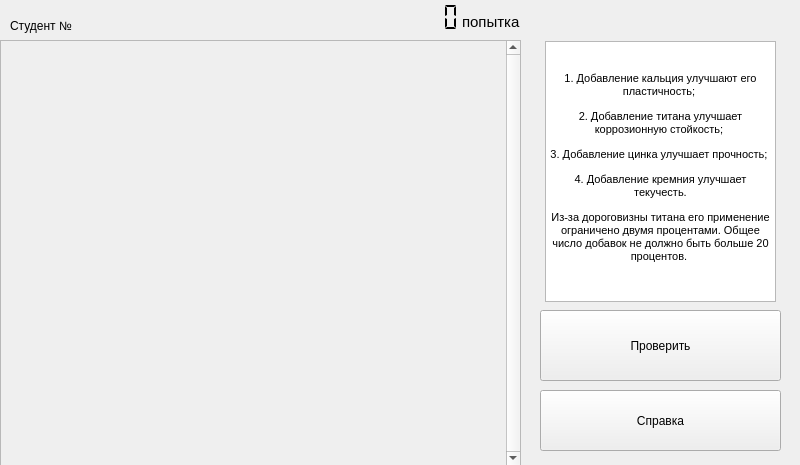
<?xml version="1.0" encoding="UTF-8"?>
<ui version="4.0">
 <class>MainWindow</class>
 <widget class="QMainWindow" name="MainWindow">
  <property name="geometry">
   <rect>
    <x>0</x>
    <y>0</y>
    <width>800</width>
    <height>465</height>
   </rect>
  </property>
  <property name="minimumSize">
   <size>
    <width>800</width>
    <height>465</height>
   </size>
  </property>
  <property name="maximumSize">
   <size>
    <width>800</width>
    <height>465</height>
   </size>
  </property>
  <property name="baseSize">
   <size>
    <width>800</width>
    <height>600</height>
   </size>
  </property>
  <property name="windowTitle">
   <string>MainWindow</string>
  </property>
  <widget class="QWidget" name="centralWidget">
   <widget class="QPushButton" name="checkButton">
    <property name="geometry">
     <rect>
      <x>540</x>
      <y>310</y>
      <width>241</width>
      <height>71</height>
     </rect>
    </property>
    <property name="text">
     <string>Проверить</string>
    </property>
   </widget>
   <widget class="QScrollArea" name="attemptsScrollArea">
    <property name="geometry">
     <rect>
      <x>0</x>
      <y>40</y>
      <width>521</width>
      <height>426</height>
     </rect>
    </property>
    <property name="verticalScrollBarPolicy">
     <enum>Qt::ScrollBarAlwaysOn</enum>
    </property>
    <property name="horizontalScrollBarPolicy">
     <enum>Qt::ScrollBarAlwaysOff</enum>
    </property>
    <property name="widgetResizable">
     <bool>true</bool>
    </property>
    <property name="alignment">
     <set>Qt::AlignLeading|Qt::AlignLeft|Qt::AlignTop</set>
    </property>
    <widget class="QWidget" name="scrollAreaWidgetContents">
     <property name="geometry">
      <rect>
       <x>0</x>
       <y>0</y>
       <width>502</width>
       <height>424</height>
      </rect>
     </property>
    </widget>
   </widget>
   <widget class="QPushButton" name="helpButton">
    <property name="geometry">
     <rect>
      <x>540</x>
      <y>390</y>
      <width>241</width>
      <height>61</height>
     </rect>
    </property>
    <property name="text">
     <string>Справка</string>
    </property>
   </widget>
   <widget class="QLCDNumber" name="attemptNumber">
    <property name="geometry">
     <rect>
      <x>414</x>
      <y>2</y>
      <width>61</width>
      <height>31</height>
     </rect>
    </property>
    <property name="font">
     <font>
      <pointsize>8</pointsize>
     </font>
    </property>
    <property name="frameShape">
     <enum>QFrame::NoFrame</enum>
    </property>
    <property name="digitCount">
     <number>2</number>
    </property>
    <property name="segmentStyle">
     <enum>QLCDNumber::Flat</enum>
    </property>
    <property name="intValue" stdset="0">
     <number>0</number>
    </property>
   </widget>
   <widget class="QLabel" name="attemptNumberLabel">
    <property name="geometry">
     <rect>
      <x>462</x>
      <y>10</y>
      <width>61</width>
      <height>21</height>
     </rect>
    </property>
    <property name="font">
     <font>
      <pointsize>11</pointsize>
     </font>
    </property>
    <property name="text">
     <string>попытка</string>
    </property>
    <property name="alignment">
     <set>Qt::AlignBottom|Qt::AlignLeading|Qt::AlignLeft</set>
    </property>
   </widget>
   <widget class="QLabel" name="studentNumberLabel">
    <property name="geometry">
     <rect>
      <x>10</x>
      <y>10</y>
      <width>131</width>
      <height>31</height>
     </rect>
    </property>
    <property name="text">
     <string>Студент №</string>
    </property>
   </widget>
   <widget class="QTextBrowser" name="textBrowser">
    <property name="geometry">
     <rect>
      <x>545</x>
      <y>41</y>
      <width>231</width>
      <height>261</height>
     </rect>
    </property>
    <property name="html">
     <string>&lt;!DOCTYPE HTML PUBLIC &quot;-//W3C//DTD HTML 4.0//EN&quot; &quot;http://www.w3.org/TR/REC-html40/strict.dtd&quot;&gt;
&lt;html&gt;&lt;head&gt;&lt;meta name=&quot;qrichtext&quot; content=&quot;1&quot; /&gt;&lt;style type=&quot;text/css&quot;&gt;
p, li { white-space: pre-wrap; }
&lt;/style&gt;&lt;/head&gt;&lt;body style=&quot; font-family:'MS Shell Dlg 2'; font-size:8.25pt; font-weight:400; font-style:normal;&quot;&gt;
&lt;p align=&quot;center&quot; style=&quot;-qt-paragraph-type:empty; margin-top:0px; margin-bottom:0px; margin-left:0px; margin-right:0px; -qt-block-indent:0; text-indent:0px;&quot;&gt;&lt;br /&gt;&lt;/p&gt;
&lt;p align=&quot;center&quot; style=&quot;-qt-paragraph-type:empty; margin-top:0px; margin-bottom:0px; margin-left:0px; margin-right:0px; -qt-block-indent:0; text-indent:0px; font-size:8pt;&quot;&gt;&lt;br /&gt;&lt;/p&gt;
&lt;p align=&quot;center&quot; style=&quot; margin-top:0px; margin-bottom:0px; margin-left:0px; margin-right:0px; -qt-block-indent:0; text-indent:0px;&quot;&gt;&lt;span style=&quot; font-size:8pt;&quot;&gt;1. Добавление кальция улучшают его пластичность; &lt;/span&gt;&lt;/p&gt;
&lt;p align=&quot;center&quot; style=&quot; margin-top:12px; margin-bottom:12px; margin-left:0px; margin-right:0px; -qt-block-indent:0; text-indent:0px;&quot;&gt;&lt;span style=&quot; font-size:8pt;&quot;&gt;2. Добавление титана улучшает коррозионную стойкость; &lt;/span&gt;&lt;/p&gt;
&lt;p align=&quot;center&quot; style=&quot; margin-top:12px; margin-bottom:12px; margin-left:0px; margin-right:0px; -qt-block-indent:0; text-indent:0px;&quot;&gt;&lt;span style=&quot; font-size:8pt;&quot;&gt;3. Добавление цинка улучшает прочность; &lt;/span&gt;&lt;/p&gt;
&lt;p align=&quot;center&quot; style=&quot; margin-top:12px; margin-bottom:12px; margin-left:0px; margin-right:0px; -qt-block-indent:0; text-indent:0px;&quot;&gt;&lt;span style=&quot; font-size:8pt;&quot;&gt;4. Добавление кремния улучшает текучесть.&lt;/span&gt;&lt;/p&gt;
&lt;p align=&quot;center&quot; style=&quot; margin-top:12px; margin-bottom:12px; margin-left:0px; margin-right:0px; -qt-block-indent:0; text-indent:0px;&quot;&gt;&lt;span style=&quot; font-size:8pt;&quot;&gt;Из-за дороговизны титана его применение ограничено двумя процентами. Общее число добавок не должно быть больше 20 процентов. &lt;/span&gt;&lt;/p&gt;&lt;/body&gt;&lt;/html&gt;</string>
    </property>
   </widget>
  </widget>
 </widget>
 <layoutdefault spacing="6" margin="11"/>
 <resources/>
 <connections/>
</ui>
